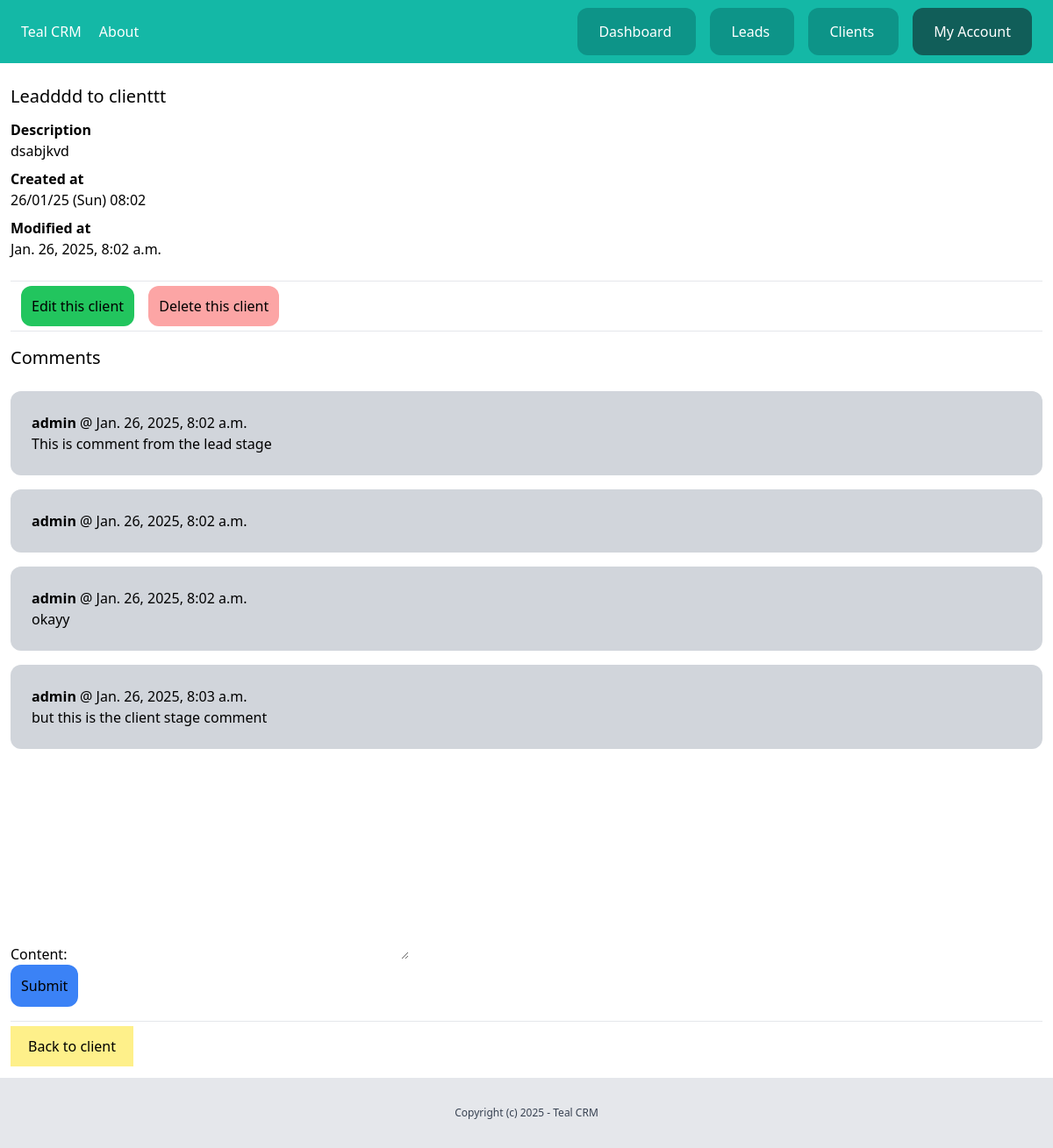
/dashboard/clients/21/ (signed in), run on the app's committed database.
### client/models.py (models this page shows, shortened)
class Client(models.Model):
    team = models.ForeignKey(Team, related_name='clients', on_delete=models.CASCADE)
    name=models.CharField(max_length=255)
    email=models.EmailField()
    description=models.TextField(blank=True,null=True)
    created_by = models.ForeignKey(User, related_name='clients', on_delete=models.CASCADE)
    created_at = models.DateTimeField(auto_now_add=True)
    modified_at = models.DateTimeField(auto_now=True)
    class Meta:
        ordering=('name',)

class Comments(models.Model):
    team = models.ForeignKey(Team, related_name='client_comments', on_delete=models.CASCADE)
    client = models.ForeignKey(Client, related_name='comments', on_delete=models.CASCADE)
    content = models.TextField(blank=True,null = True)
    created_by = models.ForeignKey(User, related_name='client_comments', on_delete=models.CASCADE)
    created_at = models.DateTimeField(auto_now_add=True)

### client/views.py (the view)
# urls.py: path('<int:pk>/', views.clients_detail, name='detail'),
@login_required
def clients_detail(request,pk):
    client = get_object_or_404(Client, created_by = request.user,pk=pk)
    team=Team.objects.filter(created_by=request.user)[0]
    if request.method=='POST':
        form = AddCommentForm(request.POST)
        if form.is_valid():
            comment= form.save(commit=False)
            comment.team= team
            comment.created_by= request.user
            comment.client=client
            comment.save()
            return redirect('clients:detail',pk=pk)
    else:
        form= AddCommentForm()
    return render(request,'clients/clients_detail.html',{'client':client,'form':form})

### client/forms.py
class AddCommentForm(forms.ModelForm):
    class Meta:
        model=Comments
        fields=('content',)

### client/templates/clients/clients_detail.html (shortened to what this page needs)
{% extends 'core/base.html' %}
{% block content %}
<div class="px-3 py-6">
    <h1 class="text-xl mb-3">{{client.name}}</h1>
    {% if client.description %}
    <p class="font-semibold">Description</p>
    <p class="mb-2">{{client.description}}</p>
    {% endif %}
    <p class="font-semibold">Created at</p>
    <p class="mb-2">{{client.created_at|date:"d/m/y (D) h:i"}}</p>
    <p class="font-semibold">Modified at</p>
    <p class="mb-6">{{client.modified_at}}</p>
    <hr class="my-4">
    <a class=" py-3 px-3 ml-3 rounded-xl bg-green-500" href=" {% url 'clients:edit' client.id%} ">Edit this client</a>
    <a class=" py-3 px-3 ml-3 rounded-xl bg-red-300" href="{% url 'clients:delete' client.id %}">Delete this client</a>
    <hr class="my-4">
    <h2 class="mb-6 text-xl">Comments</h2>
    <div class="space-y-4">
        {%for comment in client.comments.all %}
        <div class="bg-gray-300 px-6 py-6 rounded-xl ">
            <p><strong>{{comment.created_by}} </strong> @ {{comment.created_at}}</p>
            {{comment.content}}
        </div>
        {% endfor%}
    </div>
    <form action="{% url 'clients:add_comment' client.id %}" method="post">
        {{form.as_p}}
        <button class="py-3 px-3 rounded-xl bg-blue-500">Submit</button>
    </form>
    <hr class="my-4">
    <a class=" py-3 px-5 bg-yellow-200" href="{% url 'clients:list'%}"> Back to client</a>
</div>
{% endblock %}

### data on the page
Client: name "Leadddd to clienttt", description "dsabjkvd", created_at "26/01/25 (Sun) 08:02", modified_at "Jan. 26, 2025, 8:02 a.m."
Comments: created_by "admin", created_at "Jan. 26, 2025, 8:02 a.m.", content "This is comment from the lead stage"
Comments: created_by "admin", created_at "Jan. 26, 2025, 8:02 a.m."
Comments: created_by "admin", created_at "Jan. 26, 2025, 8:02 a.m.", content "okayy"
Comments: created_by "admin", created_at "Jan. 26, 2025, 8:03 a.m.", content "but this is the client stage comment"
